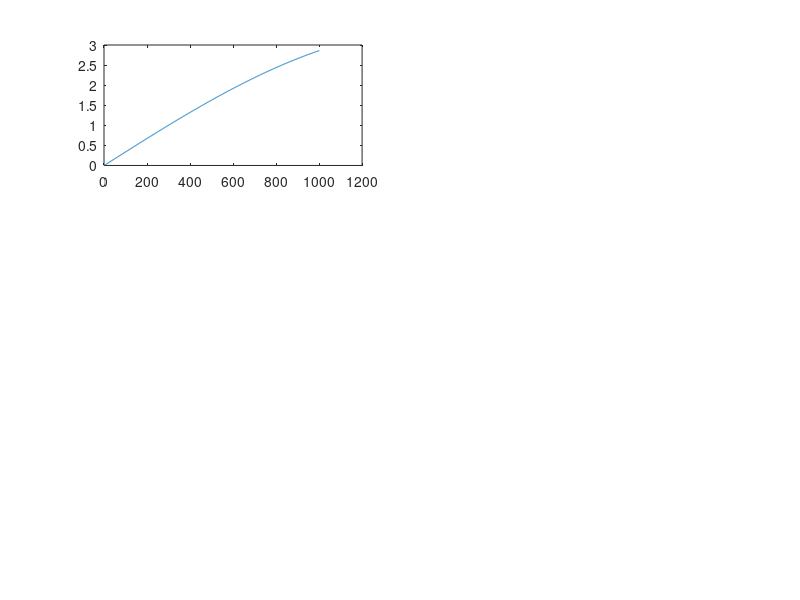

Here is the MATLAB script that generated this plot: (Note: this script raises an error after producing the figure.)
clear all
close all 
clc


t = 0:0.001:1;
a = 0.9;
b = 2.5;
w0 = 1;
ph = 0;
x = a * sin(t) + b * sin(w0 * t + ph);

subplot(321);
plot(x);
gtext('phase zero');

ph = pi/2;
subplot(322);
plot(x);
gtext('phase pi/2');

ph = pi;
subplot(323);
plot(x);
gtext('phase pi');

ph = 3*pi/2;
subplot(324);
plot(x);
gtext('phase 3pi/2');

ph = 2*pi;
subplot(325);
plot(x);
gtext('phase 2pi');



